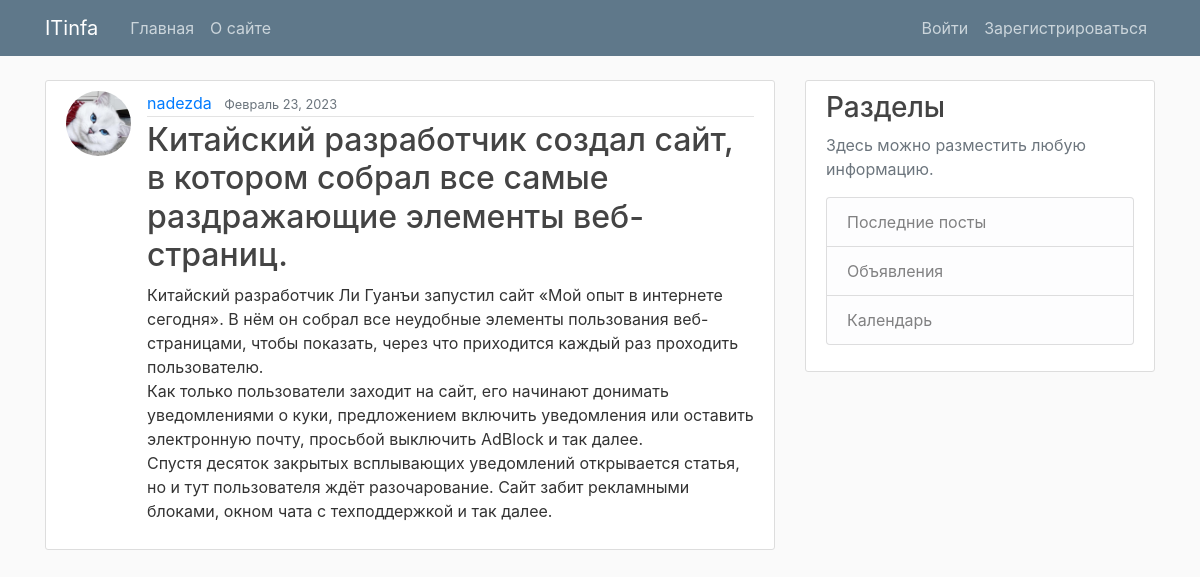
The app's page /post/4/ with its own data.
### blog/models.py (models this page shows, shortened)
class Post(models.Model):
    title = models.CharField(max_length=100)
    content = models.TextField()
    date_posted = models.DateTimeField(default=timezone.now)
    author = models.ForeignKey(User, on_delete=models.CASCADE)

### users/models.py (models this page shows, shortened)
class Profile(models.Model):
    user = models.OneToOneField(User, on_delete=models.CASCADE)
    image = models.ImageField(default='default.jpg', upload_to='profile_pics')

### blog/views.py (the view)
# urls.py: path('post/<int:pk>/', PostDetailView.as_view(), name='post-detail'),
class PostDetailView(DetailView):
    model = Post

### blog/templates/blog/post_detail.html (shortened to what this page needs)
{% extends "blog/base.html" %}
{% block content %}
  <article class="media content-section">
    <img class="rounded-circle article-img" src="{{ object.author.profile.image.url }}">
    <div class="media-body">
      <div class="article-metadata">
        <a class="mr-2" href="{% url 'user-posts' object.author.username %}">{{ object.author }}</a>
        <small class="text-muted">{{ object.date_posted|date:"F d, Y" }}</small>
      </div>
      <h2 class="article-title">{{ object.title }}</h2>
      <p class="article-content">{{ object.content }}</p>
    </div>
  </article>
{% endblock content %}

### blog/static/blog/main.css (style rules this page uses)
body { background: #fafafa; color: #333333; margin-top: 5rem; }
h1, h2, h3, h4, h5, h6 { color: #444444; }
.content-section { background: #ffffff; padding: 10px 20px; border: 1px solid #dddddd; border-radius: 3px; margin-bottom: 20px; }
.article-title { color: #444444; }
.article-content { white-space: pre-line; }
.article-img { height: 65px; width: 65px; margin-right: 16px; }
.article-metadata { padding-bottom: 1px; margin-bottom: 4px; border-bottom: 1px solid #e3e3e3 }

### records on screen
Post: author.profile.image (picture), author "nadezda", date_posted "Февраль 23, 2023", title "Китайский разработчик создал сайт, в котором собрал все самые раздражающие элементы веб-страниц.", content "Китайский разработчик Ли Гуанъи запустил сайт «Мой опыт в интернете сегодня». В нём он собрал все неудобные элементы пользования веб-страницами, чтобы показать, через что приходится каждый раз проходить пользователю. Как только пользователи заходит на сайт, его начинают донимать уведомлениями о куки, предложением включить уведомления или оставить электронную почту, просьбой выключить AdBlock и так далее. Спустя десяток закрытых всплывающих уведомлений открывается статья, но и тут пользователя ждёт разочарование. Сайт забит рекламными блоками, окном чата с техподдержкой и так далее."
